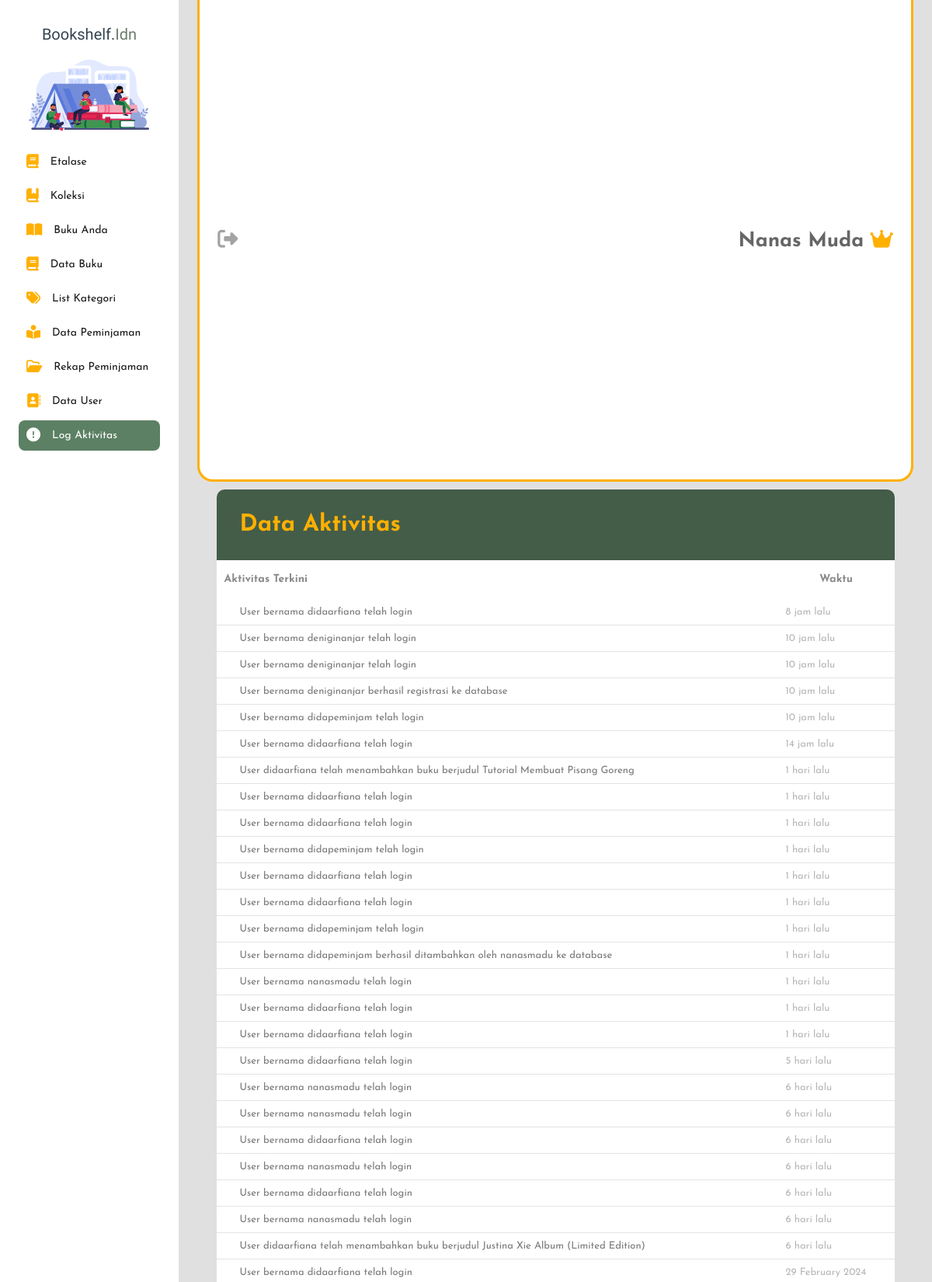
The page /admin_petugas/logs_data.php (signed in, upper part) on the database its author committed.
### tables this page shows
CREATE TABLE `c_logs` (
  `logsID` int(11) NOT NULL,
  `detail_histori` text NOT NULL,
  `created_at` timestamp NOT NULL DEFAULT current_timestamp() ON UPDATE current_timestamp()
);

### admin_petugas/logs_data.php (the view, shortened to what this page needs)
<?php
    include "../koneksi.php";
    $query = "SELECT detail_histori, created_at FROM c_logs ORDER BY created_at DESC";
    $result = mysqli_query($koneksi, $query);
    function formatWaktu($timestamp) {
        $selisihDetik = time() - strtotime($timestamp);
        if ($selisihDetik >= 604800) {
            return date("d F Y", strtotime($timestamp));
        } elseif ($selisihDetik >= 86400) {
            return floor($selisihDetik / 86400) . " hari lalu";
        } elseif ($selisihDetik >= 3600) {
            return floor($selisihDetik / 3600) . " jam lalu";
        } else {
            return floor($selisihDetik / 60) . " menit lalu";
        }
    }
?>
<!DOCTYPE html>
<html lang="en">
<head>
    <link rel="stylesheet" href="../css/logs.css?v=<?php echo time(); ?>">
</head>
<body>
    <?php require '../sidebar.php'?>
    <?php require 'navbar.php'?>
    <div class="card">
        <h5 class="card-header">Data Aktivitas</h5>
        <div class="table-responsive">
            <table class="table-hover">
                <thead class="head-table">
                    <tr>
                        <th>Aktivitas Terkini</th>
                        <th>Waktu</th>
                    </tr>
                </thead>
                <tbody class="table-body">
                    <?php
                    while ($row = mysqli_fetch_assoc($result)) {
                        echo "<tr>";
                        echo "<td>" . $row['detail_histori'] . "</td>";
                        echo "<td class='time-text'>" . formatWaktu($row['created_at']) . "</td>";
                        echo "</tr>";
                    }
                    ?>
                </tbody>
            </table>
        </div>
    </div>
</body>
</html>

### css/logs.css (style rules this page uses)
.card { width: 90%; background-color: #445D48; margin: 10px auto; border-radius: 10px; padding-bottom: 10px; }
.card-header { padding: 30px; color: #FFB000; font-family: var(--default); font-size: 30px; display: flex; justify-content: space-between; }
.table-hover { font-family: var(--default); width: 100%; border-collapse: collapse; background-color: #fff; }
.head-table { font-size: 14px; color: #8a8a8a; }
.head-table tr { width: 100%; height: 50px; }
.head-table th { padding: 10px 5px; border-left: none; text-align: left; }
.head-table th:nth-child(1) { padding-left: 10px; }
.head-table th:nth-child(2) { width: 150px; text-align: center; }
.table-body tr { border-top: 1px solid #e4e4e4; width: 100%; }
.table-body td:nth-child(1) { padding-left: 30px; color: #797979; }
.table-body td:nth-child(2) { max-width: 150px; }
.table-body td { overflow: hidden; text-overflow: ellipsis; white-space: nowrap; color: #b6b6b6; font-weight: 400; padding: 10px 20px; text-align: left; font-size: 13px; }
.table-responsive { overflow-y: auto; max-height: 70vh; position: relative; }
.table-hover { width: 100%; }
.head-table th { position: sticky; top: 0; background-color: white; }
.table-body td { padding: 10px; }

### css/style.css (style rules this page uses)
:root { --primary : #001524; --secondary : #445D48; --third-color : #D6CC99; --fourth-color : #FDE5D4; --dark : #1a1a1a; --logo : "Yeseva One", serif; --default : "Josefin Sans", sans-serif; --script : "Poppins", sans-serif; }
* { margin: 0; padding: 0; box-sizing: border-box; outline: none; border: none; text-decoration: none; list-style: none; }

### rows shown on the page
c_logs: detail_histori "User bernama didaarfiana telah login", created_at "8 jam lalu"
c_logs: detail_histori "User bernama deniginanjar telah login", created_at "10 jam lalu"
c_logs: detail_histori "User bernama deniginanjar telah login", created_at "10 jam lalu"
c_logs: detail_histori "User bernama deniginanjar berhasil registrasi ke database", created_at "10 jam lalu"
c_logs: detail_histori "User bernama didapeminjam telah login", created_at "10 jam lalu"
c_logs: detail_histori "User bernama didaarfiana telah login", created_at "14 jam lalu"
c_logs: detail_histori "User didaarfiana telah menambahkan buku berjudul Tutorial Membuat Pisang Goreng", created_at "1 hari lalu"
c_logs: detail_histori "User bernama didaarfiana telah login", created_at "1 hari lalu"
c_logs: detail_histori "User bernama didaarfiana telah login", created_at "1 hari lalu"
c_logs: detail_histori "User bernama didapeminjam telah login", created_at "1 hari lalu"
c_logs: detail_histori "User bernama didaarfiana telah login", created_at "1 hari lalu"
c_logs: detail_histori "User bernama didaarfiana telah login", created_at "1 hari lalu"
c_logs: detail_histori "User bernama didapeminjam telah login", created_at "1 hari lalu"
c_logs: detail_histori "User bernama didapeminjam berhasil ditambahkan oleh nanasmadu ke database", created_at "1 hari lalu"
c_logs: detail_histori "User bernama nanasmadu telah login", created_at "1 hari lalu"
c_logs: detail_histori "User bernama didaarfiana telah login", created_at "1 hari lalu"
c_logs: detail_histori "User bernama didaarfiana telah login", created_at "1 hari lalu"
c_logs: detail_histori "User bernama didaarfiana telah login", created_at "5 hari lalu"
c_logs: detail_histori "User bernama nanasmadu telah login", created_at "6 hari lalu"
c_logs: detail_histori "User bernama nanasmadu telah login", created_at "6 hari lalu"
c_logs: detail_histori "User bernama didaarfiana telah login", created_at "6 hari lalu"
c_logs: detail_histori "User bernama nanasmadu telah login", created_at "6 hari lalu"
c_logs: detail_histori "User bernama didaarfiana telah login", created_at "6 hari lalu"
c_logs: detail_histori "User bernama nanasmadu telah login", created_at "6 hari lalu"
c_logs: detail_histori "User didaarfiana telah menambahkan buku berjudul Justina Xie Album (Limited Edition)", created_at "6 hari lalu"
c_logs: detail_histori "User bernama didaarfiana telah login", created_at "29 February 2024"

### other values the page prints
$item["description"] "Etalase"
$item["description"] "Koleksi"
$item["description"] "Buku Anda"
$item["description"] "Data Buku"
$item["description"] "List Kategori"
$item["description"] "Data Peminjaman"
$item["description"] "Rekap Peminjaman"
$item["description"] "Data User"
$item["description"] "Log Aktivitas"
$namalengkap "Nanas Muda"
